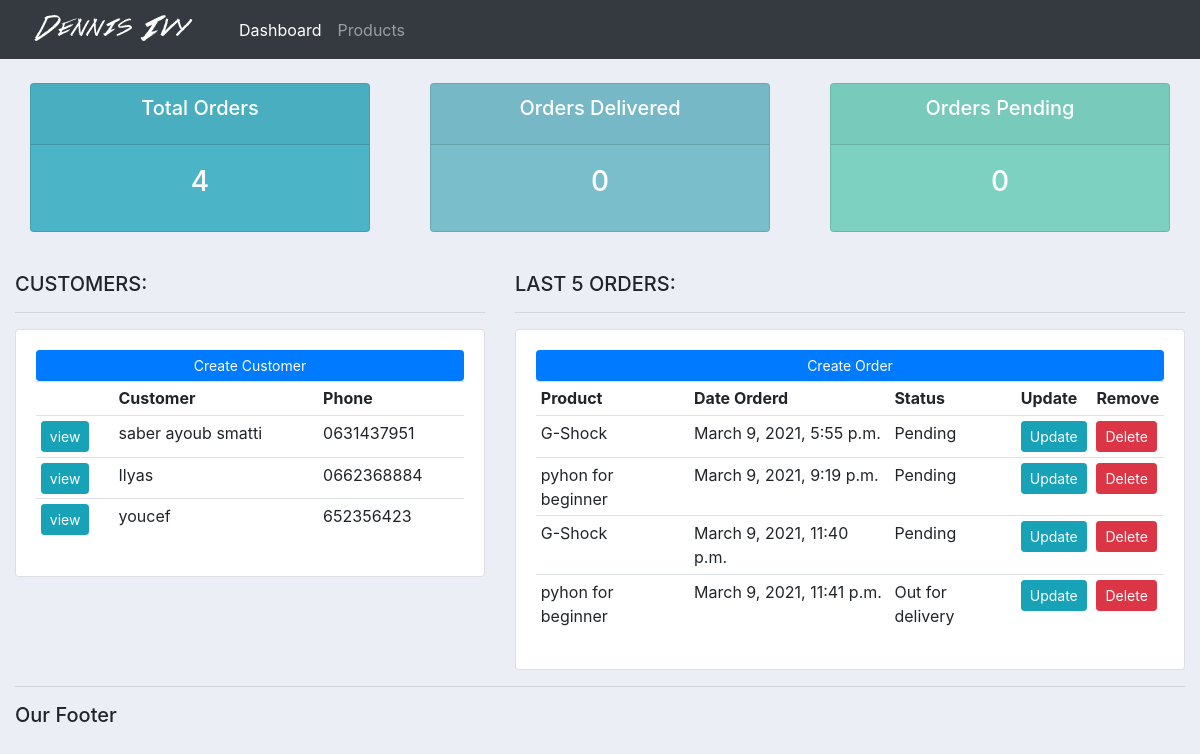
Before: / with the older database file.
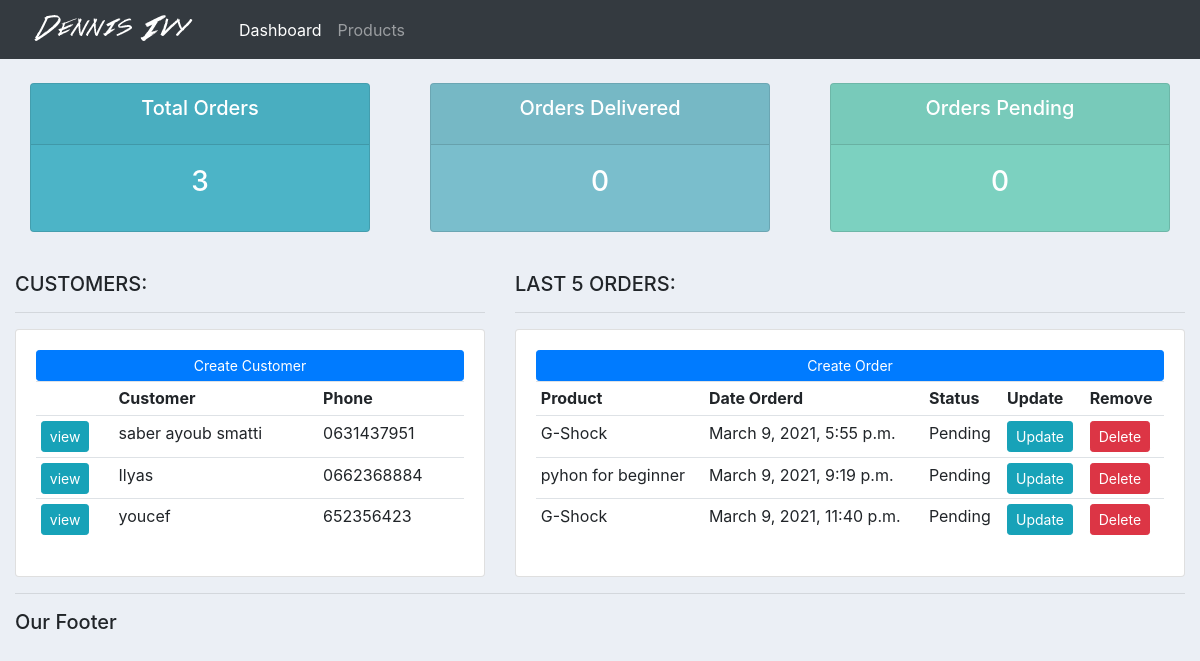
After: the same page with the newer database file.
### accounts/models.py (models this page shows, shortened)
class Customer(models.Model):
    name = models.CharField(max_length=200, null=True)
    phone = models.CharField(max_length=200, null=True)
    email = models.CharField(max_length=200, null=True)
    date_created = models.DateTimeField(auto_now_add=True, null=True)

class Order(models.Model):
    STATUS = (
        ('Pending', 'Pending'),
        ('Out for delivery', 'Out for delivery'),
        ('Delivered', 'Delivered'),
    )
    customer = models.ForeignKey(Customer, null=True, on_delete=models.SET_NULL)
    product = models.ForeignKey(Product, null=True, on_delete=models.SET_NULL)
    date_created = models.DateTimeField(auto_now_add=True, null=True)
    status = models.CharField(max_length=200, null=True, choices=STATUS)

class Product(models.Model):
    CATEGORY = (
        ('Indoor', 'Indoor'),
        ('Out Door', 'Out Door'),
    )
    name = models.CharField(max_length=200, null=True)
    price = models.FloatField(null=True)
    category = models.CharField(max_length=200, null=True, choices=CATEGORY)
    description = models.CharField(max_length=200, null=True, blank=True)
    date_created = models.DateTimeField(auto_now_add=True, null=True)
    tags = models.ManyToManyField(Tag)

### accounts/views.py (the view)
# urls.py: path('', views.home, name='home'),
def home(request):
    orders = Order.objects.all()
    customers = Customer.objects.all()
    total_orders = orders.count()
    total_customers = customers.count()
    delivered = orders.filter(status='Delivered').count()
    pending = orders.filter(status='pending').count()
    context = {
        'orders': orders,
        'customers': customers,
        'total_orders': total_orders,
        'total_customers': total_customers,
        'delivered': delivered,
        'pending': pending,
    }
    return render(request, 'accounts/dashboard.html', context)

### accounts/templates/accounts/dashboard.html
{% extends 'accounts/main.html' %}
{% block content %}
{% include 'accounts/status.html' %}
<br>
<div class="row">
	<div class="col-md-5">
		<h5>CUSTOMERS:</h5>
		<hr>
		<div class="card card-body">
			<a class="btn btn-primary  btn-sm btn-block" href="">
				Create Customer</a>
			<table class="table table-sm">
				<tr>
					<th></th>
					<th>Customer</th>
					<th>Phone</th>
				</tr>
				{% for customer in customers %}
				<tr>
					<td><a class="btn btn-sm btn-info" href="{% url 'customer' customer.id %}">view</a></td>
					<td>{{customer.name}}</td>
					<td>{{customer.phone}}</td>
				</tr>
				{% endfor %}
			</table>
		</div>
	</div>
	<div class="col-md-7">
		<h5>LAST 5 ORDERS:</h5>
		<hr>
		<div class="card card-body">
			<a class="btn btn-primary  btn-sm btn-block" href="{% url 'create_form' %}">
				Create Order</a>
			<table class="table table-sm">
				<tr>
					<th>Product</th>
					<th>Date Orderd</th>
					<th>Status</th>
					<th>Update</th>
					<th>Remove</th>
				</tr>
				{% for order in orders %}
				<tr>
					<td>{{order.product.name}}</td>
					<td>{{order.date_created}}</td>
					<td>{{order.status}}</td>
					<td><a class="btn btn-sm btn-info" href="{% url 'update_order' order.id %}">Update</a></td>
					<td><a class="btn btn-sm btn-danger" href="{% url 'delete_order' order.id %}">Delete</a></td>
				</tr>
				{% endfor %}
			</table>
		</div>
	</div>
</div>
{% endblock %}

Changed rows visible on the page:
removed Order: product.name "pyhon for beginner", date_created "March 9, 2021, 11:41 p.m.", status "Out for delivery"
Other visible differences:
{{ total_orders }}: "4" → "3"
